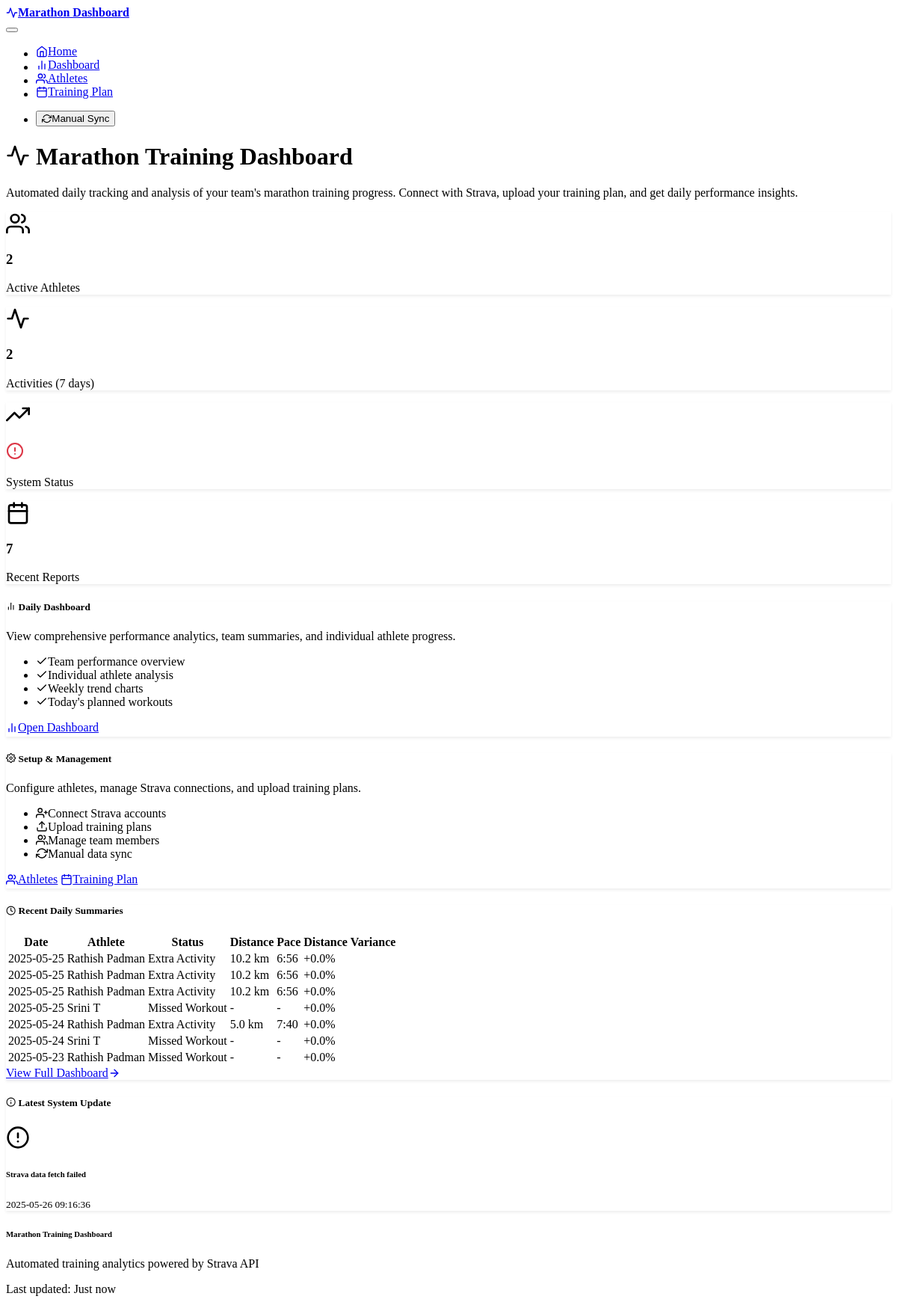
The page / on the database its author committed.
### models.py (models this page shows)
class DailySummary(db.Model):
    id = db.Column(db.Integer, primary_key=True)
    athlete_id = db.Column(db.Integer,
                           db.ForeignKey('athlete.id'),
                           nullable=False)
    summary_date = db.Column(db.DateTime, nullable=False)
    actual_distance_km = db.Column(db.Float, nullable=True)
    planned_distance_km = db.Column(db.Float, nullable=True)
    actual_pace_min_per_km = db.Column(db.Float, nullable=True)
    planned_pace_min_per_km = db.Column(db.Float, nullable=True)
    distance_variance_percent = db.Column(db.Float, nullable=True)
    pace_variance_percent = db.Column(db.Float, nullable=True)
    status = db.Column(db.String(50),
                       nullable=True)  # On Track, Under-performed, etc.
    notes = db.Column(db.Text, nullable=True)
    created_at = db.Column(db.DateTime, default=datetime.utcnow)
    __table_args__ = (UniqueConstraint('athlete_id', 'summary_date', name='uq_daily_summary_athlete_date'),)

class Athlete(db.Model):
    id = db.Column(db.Integer, primary_key=True)
    name = db.Column(db.String(100), nullable=False)
    strava_athlete_id = db.Column(db.Integer, unique=True, nullable=True)
    refresh_token = db.Column(db.String(255), nullable=True)
    access_token = db.Column(db.String(255), nullable=True)
    token_expires_at = db.Column(db.DateTime, nullable=True)
    is_active = db.Column(db.Boolean, default=True)
    created_at = db.Column(db.DateTime, default=datetime.utcnow)
    activities = db.relationship('Activity', backref='athlete', lazy=True)
    planned_workouts = db.relationship('PlannedWorkout',
                                       backref='athlete',
                                       lazy=True)
    daily_summaries = db.relationship('DailySummary',
                                      backref='athlete',
                                      lazy=True)

class SystemLog(db.Model):
    id = db.Column(db.Integer, primary_key=True)
    log_date = db.Column(db.DateTime, nullable=False)
    log_type = db.Column(db.String(50),
                         nullable=False)  # SUCCESS, ERROR, WARNING
    message = db.Column(db.Text, nullable=False)
    details = db.Column(db.Text, nullable=True)
    created_at = db.Column(db.DateTime, default=datetime.utcnow)

### routes.py (the view)
@app.route('/')
def index():
    try:
        total_athletes = db.session.query(func.count(distinct(
            Athlete.id))).filter_by(is_active=True).scalar()
        week_ago = datetime.now() - timedelta(days=7)
        recent_activities = db.session.query(func.count(distinct(
            Activity.id))).filter(Activity.start_date >= week_ago).scalar()
        latest_log = SystemLog.query.order_by(
            SystemLog.created_at.desc()).first()
        recent_summaries = db.session.query(DailySummary).filter(
            DailySummary.summary_date >= week_ago.date()).order_by(
                DailySummary.summary_date.desc(),
                DailySummary.athlete_id).limit(10).all()
        return render_template('index.html',
                               total_athletes=total_athletes,
                               recent_activities=recent_activities,
                               latest_log=latest_log,
                               recent_summaries=recent_summaries)
    except Exception as e:
        logger.error(f"Error loading home page: {e}")
        flash(f"Error loading dashboard: {e}", "error")
        return render_template('index.html',
                               total_athletes=0,
                               recent_activities=0,
                               latest_log=None,
                               recent_summaries=[])

### templates/index.html (shortened to what this page needs)
{% extends "base.html" %}
{% block content %}
<div class="container">
    <div class="row mb-5">
        <div class="col-lg-8 mx-auto text-center">
            <h1 class="display-4 mb-4">
                <i data-feather="activity" class="me-3"></i>
                Marathon Training Dashboard
            </h1>
            <p class="lead mb-4">
                Automated daily tracking and analysis of your team's marathon training progress.
                Connect with Strava, upload your training plan, and get daily performance insights.
            </p>
        </div>
    </div>
    <div class="row mb-5">
        <div class="col-md-3 mb-3">
            <div class="card bg-primary">
                <div class="card-body text-center">
                    <i data-feather="users" class="mb-2" style="width: 2rem; height: 2rem;"></i>
                    <h3 class="card-title">{{ total_athletes }}</h3>
                    <p class="card-text">Active Athletes</p>
                </div>
            </div>
        </div>
        <div class="col-md-3 mb-3">
            <div class="card bg-success">
                <div class="card-body text-center">
                    <i data-feather="activity" class="mb-2" style="width: 2rem; height: 2rem;"></i>
                    <h3 class="card-title">{{ recent_activities }}</h3>
                    <p class="card-text">Activities (7 days)</p>
                </div>
            </div>
        </div>
        <div class="col-md-3 mb-3">
            <div class="card bg-info">
                <div class="card-body text-center">
                    <i data-feather="trending-up" class="mb-2" style="width: 2rem; height: 2rem;"></i>
                    <h3 class="card-title">
                        {% if latest_log and latest_log.log_type == 'SUCCESS' %}
                            <i data-feather="check-circle" style="color: #28a745; width: 1.5rem; height: 1.5rem;"></i>
                        {% elif latest_log and latest_log.log_type == 'ERROR' %}
                            <i data-feather="alert-circle" style="color: #dc3545; width: 1.5rem; height: 1.5rem;"></i>
                        {% else %}
                            <i data-feather="clock" style="color: #ffc107; width: 1.5rem; height: 1.5rem;"></i>
                        {% endif %}
                    </h3>
                    <p class="card-text">System Status</p>
                </div>
            </div>
        </div>
        <div class="col-md-3 mb-3">
            <div class="card bg-warning">
                <div class="card-body text-center">
                    <i data-feather="calendar" class="mb-2" style="width: 2rem; height: 2rem;"></i>
                    <h3 class="card-title">{{ recent_summaries|length }}</h3>
                    <p class="card-text">Recent Reports</p>
                </div>
            </div>
        </div>
    </div>
    <div class="row mb-5">
        <div class="col-lg-6 mb-4">
            <div class="card h-100">
                <div class="card-header">
                    <h5 class="card-title mb-0">
                        <i data-feather="bar-chart-2" class="me-2"></i>
                        Daily Dashboard
                    </h5>
                </div>
                <div class="card-body">
                    <p class="card-text">
                        View comprehensive performance analytics, team summaries, and individual athlete progress.
                    </p>
                    <ul class="list-unstyled">
                        <li><i data-feather="check" class="me-2 text-success"></i>Team performance overview</li>
                        <li><i data-feather="check" class="me-2 text-success"></i>Individual athlete analysis</li>
                        <li><i data-feather="check" class="me-2 text-success"></i>Weekly trend charts</li>
                        <li><i data-feather="check" class="me-2 text-success"></i>Today's planned workouts</li>
                    </ul>
                </div>
                <div class="card-footer">
                    <a href="{{ url_for('dashboard') }}" class="btn btn-primary">
                        <i data-feather="bar-chart-2" class="me-2"></i>
                        Open Dashboard
                    </a>
                </div>
            </div>
        </div>
        <div class="col-lg-6 mb-4">
            <div class="card h-100">
                <div class="card-header">
                    <h5 class="card-title mb-0">
                        <i data-feather="settings" class="me-2"></i>
                        Setup & Management
                    </h5>
                </div>
                <div class="card-body">
                    <p class="card-text">
                        Configure athletes, manage Strava connections, and upload training plans.
                    </p>
                    <ul class="list-unstyled">
                        <li><i data-feather="user-plus" class="me-2 text-info"></i>Connect Strava accounts</li>
                        <li><i data-feather="upload" class="me-2 text-info"></i>Upload training plans</li>
                        <li><i data-feather="users" class="me-2 text-info"></i>Manage team members</li>
                        <li><i data-feather="refresh-cw" class="me-2 text-info"></i>Manual data sync</li>
                    </ul>
                </div>
                <div class="card-footer">
                    <a href="{{ url_for('athletes') }}" class="btn btn-outline-primary me-2">
                        <i data-feather="users" class="me-2"></i>
                        Athletes
                    </a>
                    <a href="{{ url_for('training_plan') }}" class="btn btn-outline-secondary">
                        <i data-feather="calendar" class="me-2"></i>
                        Training Plan
                    </a>
                </div>
            </div>
        </div>
    </div>
    {% if recent_summaries %}
    <div class="row mb-5">
        <div class="col-12">
            <div class="card">
                <div class="card-header">
                    <h5 class="card-title mb-0">
                        <i data-feather="clock" class="me-2"></i>
                        Recent Daily Summaries
                    </h5>
                </div>
                <div class="card-body">
                    <div class="table-responsive">
                        <table class="table table-striped">
                            <thead>
                                <tr>
                                    <th>Date</th>
                                    <th>Athlete</th>
                                    <th>Status</th>
                                    <th>Distance</th>
                                    <th>Pace</th>
                                    <th>Distance Variance</th>
                                </tr>
                            </thead>
                            <tbody>
                                {% for summary in recent_summaries %}
                                <tr>
                                    <td>{{ summary.summary_date.strftime('%Y-%m-%d') }}</td>
                                    <td>{{ summary.athlete.name }}</td>
                                    <td>
                                        {% if summary.status == 'On Track' %}
                                            <span class="badge bg-success">{{ summary.status }}</span>
                                        {% elif summary.status == 'Over-performed' %}
                                            <span class="badge bg-info">{{ summary.status }}</span>
                                        {% elif summary.status == 'Under-performed' %}
                                            <span class="badge bg-warning">{{ summary.status }}</span>
                                        {% elif summary.status == 'Missed Workout' %}
                                            <span class="badge bg-danger">{{ summary.status }}</span>
                                        {% else %}
                                            <span class="badge bg-secondary">{{ summary.status or 'Unknown' }}</span>
                                        {% endif %}
                                    </td>
                                    <td>
                                        {% if summary.actual_distance_km %}
                                            {{ "%.1f"|format(summary.actual_distance_km) }} km
                                        {% else %}
                                            -
                                        {% endif %}
                                    </td>
                                    <td>
                                        {% if summary.actual_pace_min_per_km %}
                                            {{ "%d:%02d"|format(summary.actual_pace_min_per_km|int, ((summary.actual_pace_min_per_km - summary.actual_pace_min_per_km|int) * 60)|int) }}
                                        {% else %}
                                            -
                                        {% endif %}
                                    </td>
                                    <td>
                                        {% if summary.distance_variance_percent is not none %}
                                            <span class="{% if summary.distance_variance_percent > 10 %}text-info{% elif summary.distance_variance_percent < -10 %}text-warning{% else %}text-success{% endif %}">
                                                {{ "%+.1f"|format(summary.distance_variance_percent) }}%
                                            </span>
                                        {% else %}
                                            -
                                        {% endif %}
                                    </td>
                                </tr>
                                {% endfor %}
                            </tbody>
                        </table>
                    </div>
                </div>
                <div class="card-footer text-end">
                    <a href="{{ url_for('dashboard') }}" class="btn btn-outline-primary">
                        View Full Dashboard
                        <i data-feather="arrow-right" class="ms-2"></i>
                    </a>
                </div>
            </div>
        </div>
    </div>
    {% endif %}
    {% if latest_log %}
    <div class="row">
        <div class="col-12">
            <div class="card">
                <div class="card-header">
                    <h5 class="card-title mb-0">
                        <i data-feather="info" class="me-2"></i>
                        Latest System Update
                    </h5>
                </div>
                <div class="card-body">
                    <div class="d-flex align-items-center">
                        <div class="me-3">
                            {% if latest_log.log_type == 'SUCCESS' %}
                                <i data-feather="check-circle" class="text-success" style="width: 2rem; height: 2rem;"></i>
                            {% elif latest_log.log_type == 'ERROR' %}
                                <i data-feather="alert-circle" class="text-danger" style="width: 2rem; height: 2rem;"></i>
                            {% elif latest_log.log_type == 'WARNING' %}
                                <i data-feather="alert-triangle" class="text-warning" style="width: 2rem; height: 2rem;"></i>
                            {% else %}
                                <i data-feather="info" class="text-info" style="width: 2rem; height: 2rem;"></i>
                            {% endif %}
                        </div>
                        <div class="flex-grow-1">
                            <h6 class="mb-1">{{ latest_log.message }}</h6>
                            <small class="text-muted">
                                {{ latest_log.log_date.strftime('%Y-%m-%d %H:%M:%S') }}
                            </small>
                        </div>
                    </div>
                </div>
            </div>
        </div>
    </div>
    {% endif %}
</div>
{% endblock %}

### rows shown on the page
DailySummary: summary_date "2025-05-25", athlete.name "Rathish Padman", status "Extra Activity", actual_distance_km "10.2", actual_pace_min_per_km "6:56", distance_variance_percent "+0.0"
DailySummary: summary_date "2025-05-25", athlete.name "Rathish Padman", status "Extra Activity", actual_distance_km "10.2", actual_pace_min_per_km "6:56", distance_variance_percent "+0.0"
DailySummary: summary_date "2025-05-25", athlete.name "Rathish Padman", status "Extra Activity", actual_distance_km "10.2", actual_pace_min_per_km "6:56", distance_variance_percent "+0.0"
DailySummary: summary_date "2025-05-25", athlete.name "Srini T", status "Missed Workout", distance_variance_percent "+0.0"
DailySummary: summary_date "2025-05-24", athlete.name "Rathish Padman", status "Extra Activity", actual_distance_km "5.0", actual_pace_min_per_km "7:40", distance_variance_percent "+0.0"
DailySummary: summary_date "2025-05-24", athlete.name "Srini T", status "Missed Workout", distance_variance_percent "+0.0"
DailySummary: summary_date "2025-05-23", athlete.name "Rathish Padman", status "Missed Workout", distance_variance_percent "+0.0"
SystemLog: message "Strava data fetch failed", log_date "2025-05-26 09:16:36"

### other values the page prints
{{ total_athletes }} "2"
{{ recent_activities }} "2"
{{ recent_summaries|length }} "7"
